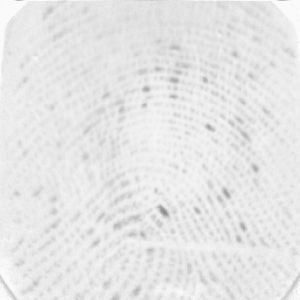
#> input picture FVC_Dataset/101.tif, 300 x 300 px, found by its file name; its folder holds 4 pictures in this run
$ python main.py
#> lines starting #> are read from the running program, lines starting #| are printed output that depends on the picture
import os
from PIL import Image
import numpy as np
from matplotlib import pyplot as plt
from sklearn.model_selection import train_test_split
from sklearn.svm import SVC
from sklearn.metrics import accuracy_score
from skimage.feature import local_binary_pattern
from sklearn.metrics import roc_curve, accuracy_score


# Step 1: Read fingerprint images and extract LBP features
def read_fingerprint_images(directory):
#reads fingerprint images, returns the an aray of the extracted features of each image
# and an array indicating whether they are a geniune/enrolled user; label[i] = 1, or an imposter; label[i] = 0
    fingerprints = []
    labels = []
    enrolled_users = [1, 4, 7, 12, 19]
    for filename in os.listdir(directory):
        if filename.endswith(".tif"):
            fingerprint_id = int(filename[:-4])  # Remove ".tif" extension and convert to integer
            image_path = os.path.join(directory, filename)
            image = Image.open(image_path)
#> image is the input picture: PIL image 300x300 L; min 139, max 250, mean 230.4
            lbp_features = extract_lbp_features(image)
#> in extract_lbp_features, `lbp_image = local_binary_pattern(image_array, n_points, radius, method..`:
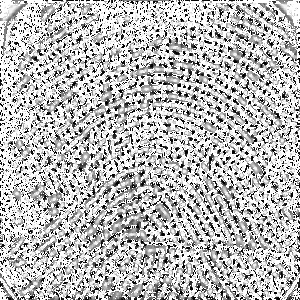
#> lbp_image: shape (300, 300) float64; min 0, max 25, mean 18.1; drawn with min black and max white
            fingerprints.append(lbp_features)

            if fingerprint_id / 10 == enrolled_users:
                labels.append(1)
            else:
                labels.append(0)
#> pass 2 of the loop in read_fingerprint_images, `for filename in os.listdir(directory):`:
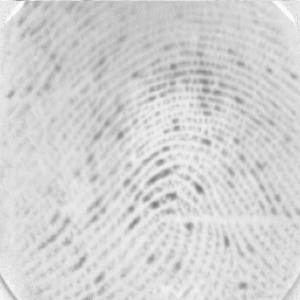
#> input picture FVC_Dataset/104.tif, 300 x 300 px, found by its file name
#> in read_fingerprint_images, image is the input picture: PIL image 300x300 L; min 121, max 250, mean 211.3
#> in extract_lbp_features (call 2), `lbp_image = local_binary_pattern(image_array, n_points, radius, method..`:
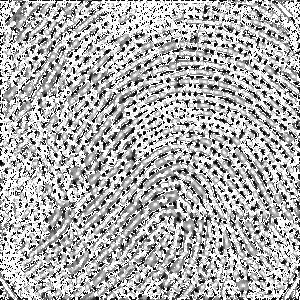
#> lbp_image: shape (300, 300) float64; min 0, max 25, mean 17.3; drawn with min black and max white
#> pass 3 of the loop in read_fingerprint_images, `for filename in os.listdir(directory):`:
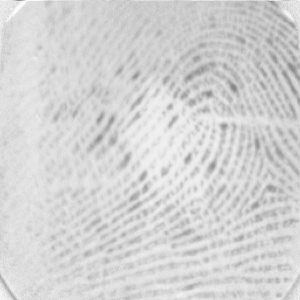
#> input picture FVC_Dataset/107.tif, 300 x 300 px, found by its file name
#> in read_fingerprint_images, image is the input picture: PIL image 300x300 L; min 131, max 250, mean 211.9
#> in extract_lbp_features (call 3), `lbp_image = local_binary_pattern(image_array, n_points, radius, method..`:
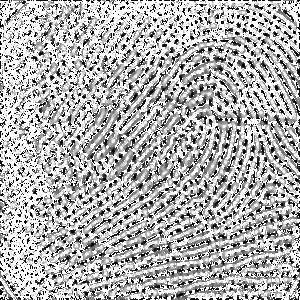
#> lbp_image: shape (300, 300) float64; min 0, max 25, mean 17.3; drawn with min black and max white
#> the loop made 4 passes; the first 3 are shown

    return np.array(fingerprints), np.array(labels)


def extract_lbp_features(image):
#extract features using |Texture-based extraction|
    # Convert PIL image to numpy array
    image_array = np.array(image)

    # Extract LBP features
    radius = 3
    n_points = 8 * radius
    lbp_image = local_binary_pattern(image_array, n_points, radius, method='uniform')

    # Flatten the LBP image to get feature vector
    lbp_features = lbp_image.ravel()

    return lbp_features


# Step 2: Split data into training and testing sets
def split_data(features, labels):
#splits data into Train:Test in a 60:40 split
    X_train, X_test, y_train, y_test = train_test_split(features, labels, test_size=0.4, random_state=42,
                                                        stratify=labels)
    return X_train, X_test, y_train, y_test


# Step 3: Train a classifier
def train_classifier(X_train, y_train):
    classifier = SVC(kernel='linear')
#> (the run stopped early here; a loop or call above may not have finished)
